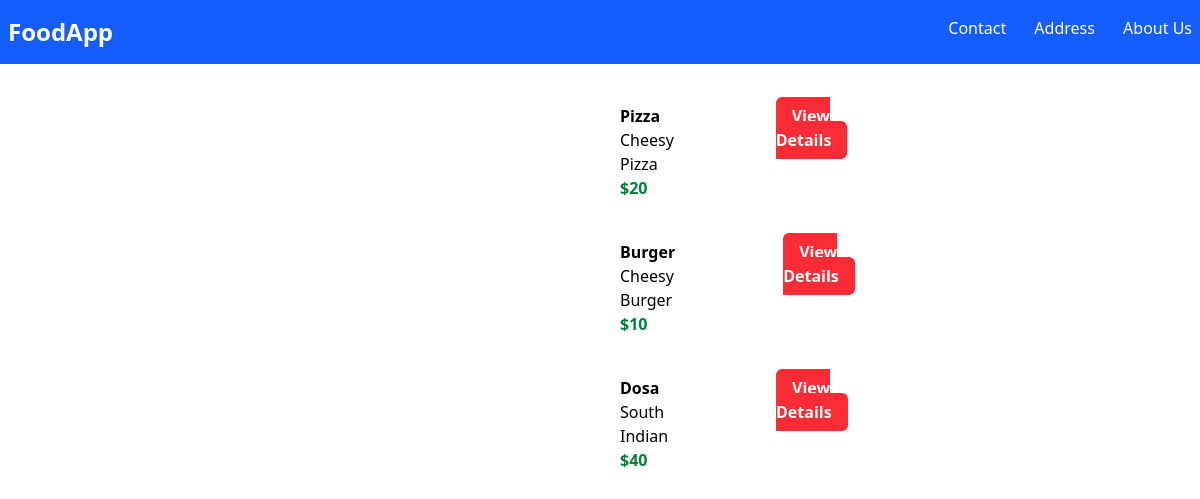
The page /myapp/index/ on the database as committed earlier.
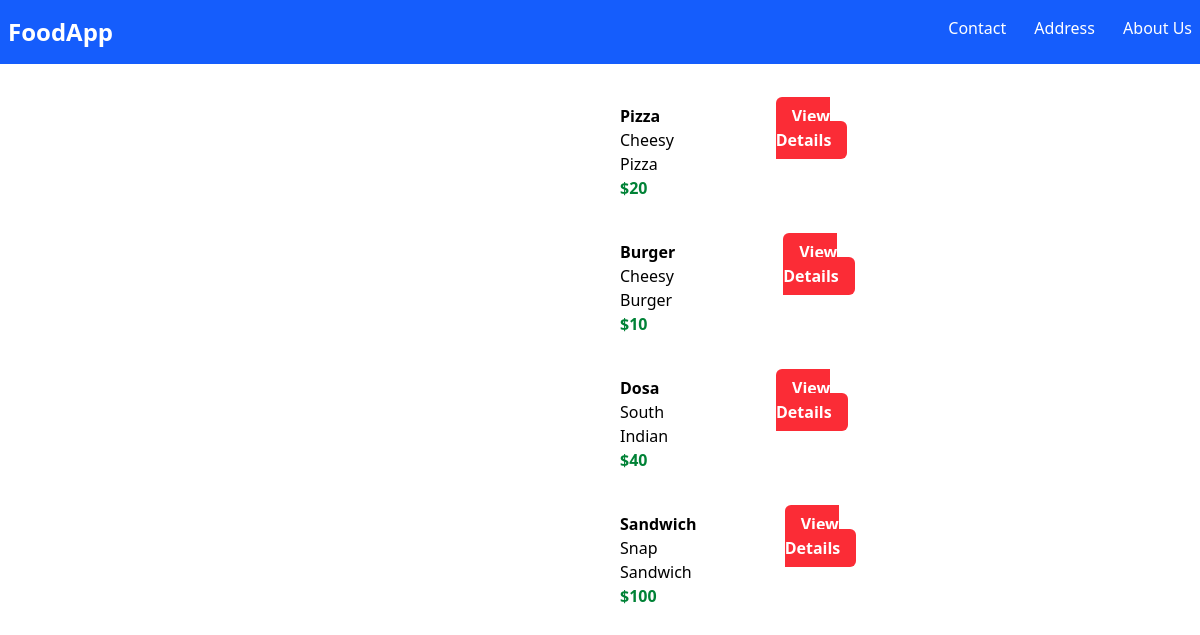
The same page on the database as committed later.
### myapp/models.py (models this page shows, shortened)
class Item(models.Model):
    item_name = models.CharField(max_length=200)
    item_desc = models.CharField()
    item_price = models.IntegerField()
    item_image = models.CharField(max_length=500, default='https://storage.googleapis.com/ds-builder-bucket/000_menu_placeholder.png')

### myapp/views.py (the view)
# urls.py: path('index/', views.index,name='index'),
def index(request):
    item_list = Item.objects.all()
    context = {
        'item_list': item_list
    }
    return render(request,"myapp/index.html",context) #Rendering the html template

### myapp/templates/myapp/index.html (shortened to what this page needs)
{% extends 'myapp/base.html' %}
{% block body %}
<div>
    {% for item in item_list %}
    <div class="flex m-10 w-1/2 mx-auto">
        <div>
        </div>
        <div class="mx-16">
            <div class="font-bold">{{item.item_name}}</div>
            <div>{{item.item_desc}}</div>
            <div class="text-green-700 font-bold">${{item.item_price}}</div>
        </div>
            <div>
                <a class="bg-red-500 text-white font-bold px-4 py-2 rounded-md"href="{% url 'myapp:detail' item.id %}">View Details</a>
            </div>
    </div>
    {% endfor %}
</div>
{% endblock %}

Rows that differ between the two databases and show on the page:
added Item: item_name "Sandwich", item_desc "Snap Sandwich", item_price "100"
